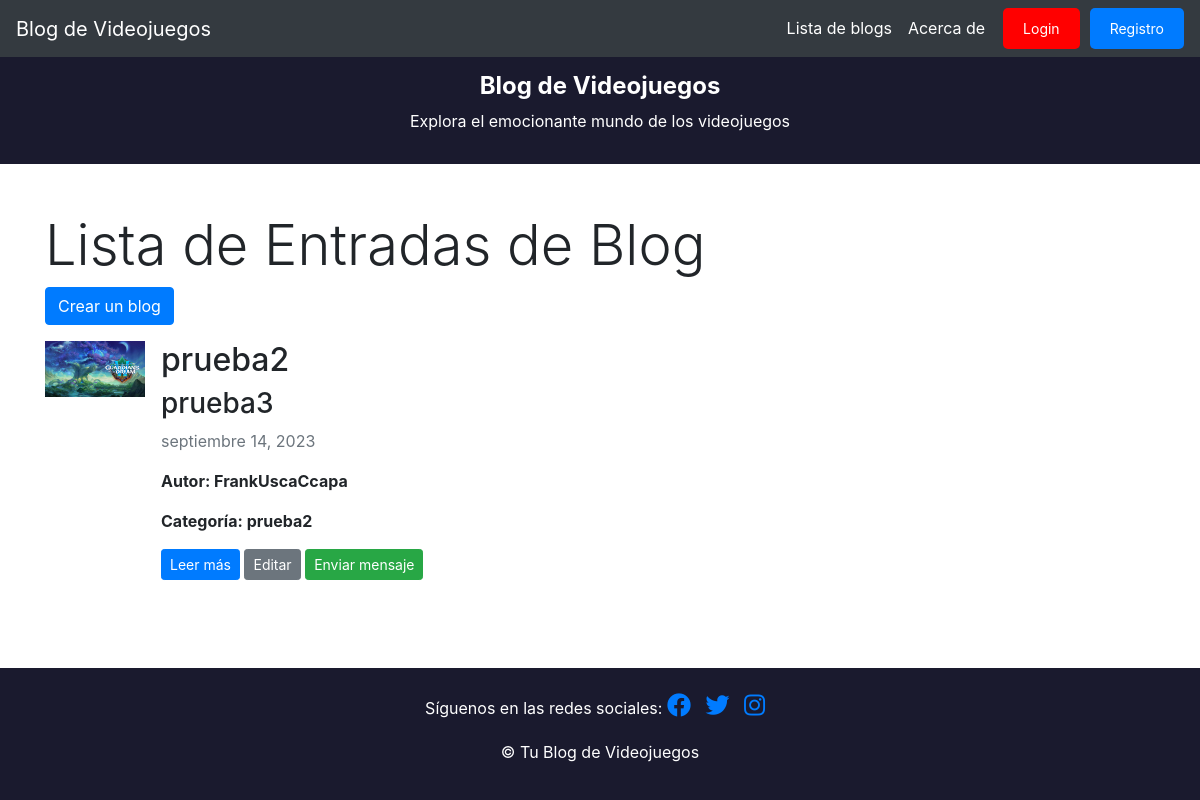
Page /lista_entradas/ on the committed database.
### blog/models.py (models this page shows, shortened)
class EntradaBlog(models.Model):
    titulo = models.CharField(max_length=200)
    subtitulo = models.CharField(max_length=200)
    cuerpo = models.TextField()
    autor = models.ForeignKey(User, on_delete=models.CASCADE)
    fecha = models.DateTimeField(auto_now_add=True)
    imagen = models.ImageField(upload_to='imagenes_blog/')
    categoria = models.CharField(max_length=100)
    conversacion = models.ForeignKey(Conversacion, on_delete=models.CASCADE, null=True, blank=True)

### blog/views.py (the view)
# urls.py: path('lista_entradas/', views.lista_entradas, name='lista_entradas'),
def lista_entradas(request):
    entradas = EntradaBlog.objects.all()
    return render(request, 'blog/lista_entradas.html', {'entradas': entradas})

### blog/templates/blog/lista_entradas.html (shortened to what this page needs)
{% extends "blog/base.html" %}
{% block content %}
<div class="container mt-5">
    <h1 class="display-4">Lista de Entradas de Blog</h1>
    <a href="{% url 'crear_entrada' %}" class="btn btn-primary mb-3">Crear un blog </a>
    <ul class="list-unstyled">
        {% for entrada in entradas %}
        <li class="media mb-4">
            <img src="{{ entrada.imagen.url }}" alt="{{ entrada.titulo }}" class="mr-3" width="100">
            <div class="media-body">
                <h2 class="mt-0">{{ entrada.titulo }}</h2>
                <h3>{{ entrada.subtitulo }}</h3>
                <p class="text-muted">{{ entrada.fecha|date:"F d, Y" }}</p>
                <p class="font-weight-bold">Autor: {{ entrada.autor }}</p>
                <p class="font-weight-bold">Categoría: {{ entrada.categoria }}</p>
                <a href="{% url 'detalle_entrada' entrada.pk %}" class="btn btn-primary btn-sm">Leer más</a>
                <a href="{% url 'editar_entrada' entrada.pk %}" class="btn btn-secondary btn-sm">Editar</a>
                {% if not entrada.autor == user %}
                    {% if conversacion %}
                    <a href="{% url 'ver_conversacion' conversacion.id %}" class="btn btn-info btn-sm">Ver conversación</a>
                    {% else %}
                    <a href="{% url 'crear_conversacion' entrada.autor.username %}" class="btn btn-success btn-sm">Enviar mensaje</a>
                    {% endif %}
                {% endif %}
            </div>
        </li>
        {% empty %}
        <p>No hay entradas de blog aún.</p>
        {% endfor %}
    </ul>
</div>
{% endblock %}

### blog/templates/blog/base.html (style rules this page uses)
body { display: flex; flex-direction: column; min-height: 100vh; }

### rows in the picture
EntradaBlog: imagen (picture), titulo "prueba2", subtitulo "prueba3", fecha "septiembre 14, 2023", autor "FrankUscaCcapa", categoria "prueba2", shows "Enviar mensaje"
